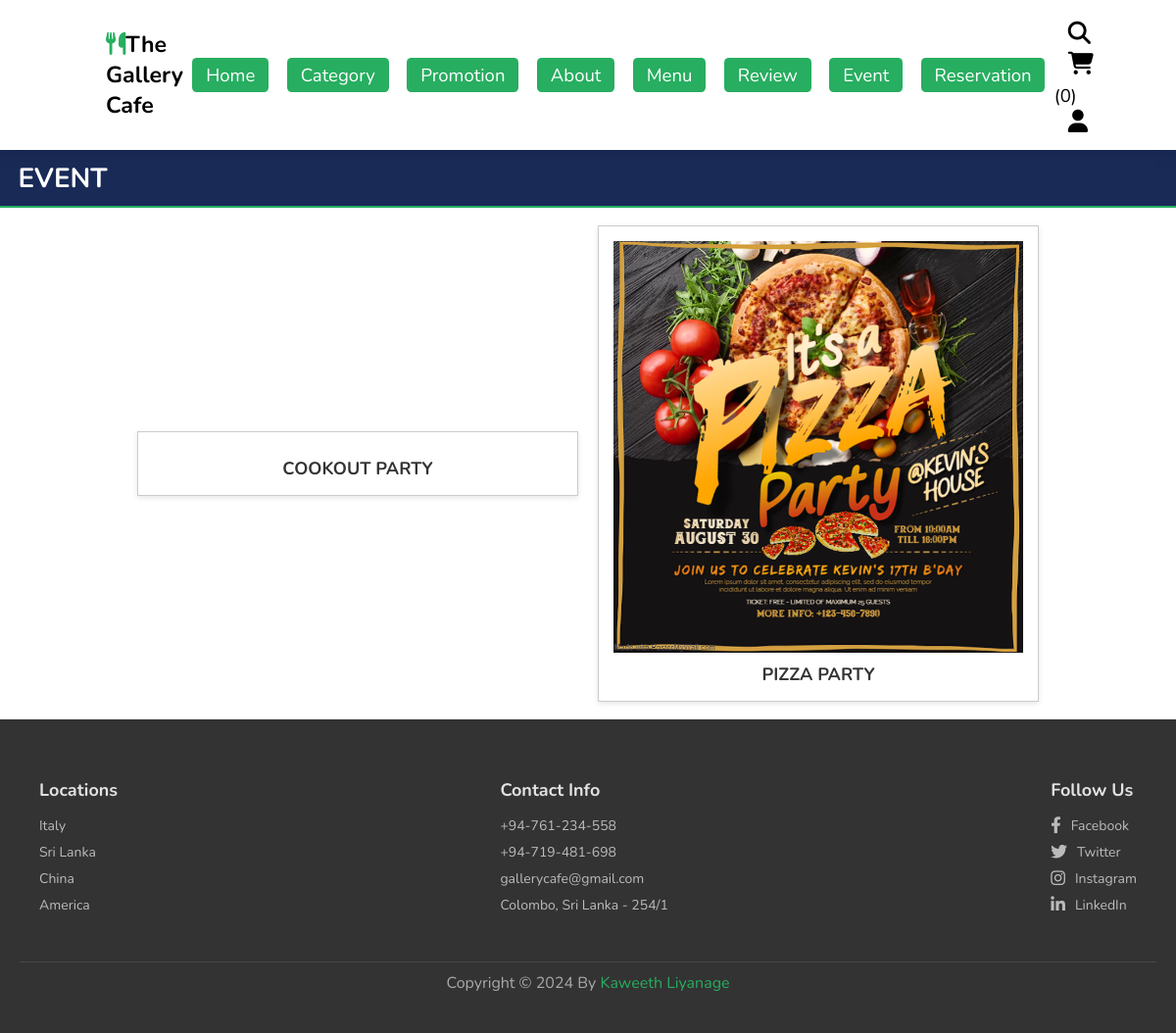
/event.php, run on the app's committed database.
### tables this page shows
CREATE TABLE `event` (
  `id` int(100) NOT NULL,
  `name` varchar(100) NOT NULL,
  `image` varchar(100) NOT NULL
);

### event.php (the view, shortened to what this page needs)
<!DOCTYPE html>
<html lang="en">
<head>
   <link rel="stylesheet" href="https://cdnjs.cloudflare.com/ajax/libs/font-awesome/6.1.1/css/all.min.css">
   <link rel="stylesheet" href="css/style.css">
</head>
<body>
<?php include 'components/user_header.php'; ?>
<div class="head">
   <h3>event</h3>
</div>
<section class="event" id="event">
    <div class="box-container">
    <?php
         $select_event = $conn->prepare("SELECT * FROM `event`");
         $select_event->execute();
         if($select_event->rowCount() > 0){
            while($fetch_event = $select_event->fetch(PDO::FETCH_ASSOC)){
      ?>
      <form action="" method="post" class="box">
         <img src="uploaded_img/<?= $fetch_event['image']; ?>" alt="">
         <div class="name"><b><?= $fetch_event['name']; ?></b></div>
      </form>
      <?php
            }
         }else{
            echo '<p class="empty">no event added yet!</p>';
         }
      ?>
      </div>
</section>
<?php include 'components/footer.php'; ?>
</body>
</html>

### css/style.css (style rules this page uses)
:root { --green:#27ae60; --black:#000000; --red:#ca261b; --light-color:#777; --white:#ffffff; --blue:#192a56; --box-shadow:0 .5rem 1.5rem rgba(0,0,0,.1); --border:.2rem solid var(--black); }
* { font-family: 'Nunito', sans-serif; margin:0; padding:0; box-sizing: border-box; text-decoration: none; outline: none; border:none; transition: all .2s linear; }
html { font-size: 62.5%; overflow-x: hidden; scroll-padding-top: 5.5rem; scroll-behavior: smooth; }
section { padding:2rem 9%; }
.head { display: flex; align-items: center; justify-content: space-between; background-color: var(--blue); padding: 1rem 2rem; border-bottom: 2px solid var(--green); }
.head h3 { font-size: 3rem; color: var(--white); text-transform: uppercase; margin: 0; }
.event .box-container { display: flex; flex-wrap: wrap; gap: 20px; justify-content: center; align-items: center; }
.event .box { flex: 0 1 450px; display: flex; flex-direction: column; align-items: center; border: 1px solid #ccc; padding: 15px; background: #fff; box-shadow: 0 2px 5px rgba(0,0,0,0.1); }
.event .box img { width: 100%; height: auto; margin-bottom: 10px; }
.event .box .name { font-size: 18px; font-weight: bold; text-align: center; color: #333; }
@media (max-width: 1366px) { html { font-size: 58%; } }

### data on the page
event: name "COOKOUT PARTY"
event: image (picture), name "PIZZA PARTY"

### other printed values
$total_cart_items "0"
